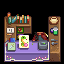

Rendered tile map (Tiled .tmx) drawn with the repository's tilesets; below, a short description and the full map source, tile grids included:
An orthogonal 4x4 tile map with 16x16 px tiles, 5 tile layers (Back, Buildings, Paths, Front, ...) and 5 objects (5x TileData).

<map version="1.2" tiledversion="1.3.1" orientation="orthogonal" renderorder="right-down" compressionlevel="0" width="4" height="4" tilewidth="16" tileheight="16" infinite="0" nextlayerid="18" nextobjectid="22">
 <tileset firstgid="1" name="spring_recipes" tilewidth="16" tileheight="16" tilecount="44" columns="4">
  <image source="spring_recipes_Sat.png" width="64" height="176" />
  <tile id="16">
   <animation>
    <frame tileid="6" duration="100" />
    <frame tileid="6" duration="100" />
    <frame tileid="6" duration="100" />
    <frame tileid="6" duration="100" />
    <frame tileid="6" duration="100" />
    <frame tileid="6" duration="100" />
    <frame tileid="6" duration="100" />
    <frame tileid="6" duration="100" />
    <frame tileid="6" duration="100" />
    <frame tileid="6" duration="100" />
    <frame tileid="6" duration="100" />
    <frame tileid="6" duration="100" />
    <frame tileid="6" duration="100" />
    <frame tileid="6" duration="100" />
    <frame tileid="6" duration="100" />
    <frame tileid="6" duration="100" />
    <frame tileid="6" duration="100" />
    <frame tileid="6" duration="100" />
    <frame tileid="6" duration="100" />
    <frame tileid="6" duration="100" />
    <frame tileid="18" duration="100" />
    <frame tileid="19" duration="100" />
    <frame tileid="19" duration="100" />
    <frame tileid="18" duration="100" />
    <frame tileid="6" duration="100" />
    <frame tileid="6" duration="100" />
    <frame tileid="6" duration="100" />
    <frame tileid="6" duration="100" />
    <frame tileid="6" duration="100" />
    <frame tileid="6" duration="100" />
    <frame tileid="6" duration="100" />
    <frame tileid="6" duration="100" />
    <frame tileid="6" duration="100" />
    <frame tileid="6" duration="100" />
    <frame tileid="6" duration="100" />
    <frame tileid="6" duration="100" />
    <frame tileid="6" duration="100" />
    <frame tileid="6" duration="100" />
    <frame tileid="6" duration="100" />
    <frame tileid="6" duration="100" />
    <frame tileid="6" duration="100" />
    <frame tileid="6" duration="100" />
    <frame tileid="6" duration="100" />
    <frame tileid="6" duration="100" />
    <frame tileid="18" duration="100" />
    <frame tileid="18" duration="100" />
    <frame tileid="6" duration="100" />
    <frame tileid="6" duration="100" />
    <frame tileid="6" duration="100" />
    <frame tileid="6" duration="100" />
    <frame tileid="6" duration="100" />
    <frame tileid="6" duration="100" />
    <frame tileid="6" duration="100" />
    <frame tileid="6" duration="100" />
    <frame tileid="6" duration="100" />
    <frame tileid="6" duration="100" />
    <frame tileid="6" duration="100" />
    <frame tileid="6" duration="100" />
    <frame tileid="6" duration="100" />
    <frame tileid="6" duration="100" />
    <frame tileid="6" duration="100" />
    <frame tileid="6" duration="100" />
    <frame tileid="6" duration="100" />
    <frame tileid="6" duration="100" />
    <frame tileid="6" duration="100" />
    <frame tileid="6" duration="100" />
    <frame tileid="18" duration="100" />
    <frame tileid="19" duration="100" />
    <frame tileid="19" duration="100" />
    <frame tileid="18" duration="100" />
    <frame tileid="19" duration="100" />
    <frame tileid="19" duration="100" />
    <frame tileid="18" duration="100" />
    <frame tileid="6" duration="100" />
    <frame tileid="6" duration="100" />
    <frame tileid="6" duration="100" />
    <frame tileid="6" duration="100" />
    <frame tileid="6" duration="100" />
    <frame tileid="6" duration="100" />
    <frame tileid="6" duration="100" />
    <frame tileid="6" duration="100" />
    <frame tileid="6" duration="100" />
    <frame tileid="6" duration="100" />
    <frame tileid="6" duration="100" />
   </animation>
  </tile>
  <tile id="17">
   <animation>
    <frame tileid="9" duration="85" />
    <frame tileid="9" duration="85" />
    <frame tileid="9" duration="85" />
    <frame tileid="9" duration="85" />
    <frame tileid="9" duration="85" />
    <frame tileid="9" duration="85" />
    <frame tileid="9" duration="85" />
    <frame tileid="9" duration="85" />
    <frame tileid="9" duration="85" />
    <frame tileid="9" duration="85" />
    <frame tileid="9" duration="85" />
    <frame tileid="9" duration="85" />
    <frame tileid="9" duration="85" />
    <frame tileid="9" duration="85" />
    <frame tileid="9" duration="85" />
    <frame tileid="9" duration="85" />
    <frame tileid="9" duration="85" />
    <frame tileid="9" duration="85" />
    <frame tileid="9" duration="85" />
    <frame tileid="9" duration="85" />
    <frame tileid="9" duration="85" />
    <frame tileid="9" duration="85" />
    <frame tileid="9" duration="85" />
    <frame tileid="9" duration="85" />
    <frame tileid="9" duration="85" />
    <frame tileid="9" duration="85" />
    <frame tileid="9" duration="85" />
    <frame tileid="9" duration="85" />
    <frame tileid="9" duration="85" />
    <frame tileid="9" duration="85" />
    <frame tileid="9" duration="85" />
    <frame tileid="9" duration="85" />
    <frame tileid="9" duration="85" />
    <frame tileid="9" duration="85" />
    <frame tileid="9" duration="85" />
    <frame tileid="20" duration="85" />
    <frame tileid="21" duration="85" />
    <frame tileid="22" duration="85" />
    <frame tileid="24" duration="85" />
    <frame tileid="26" duration="85" />
    <frame tileid="26" duration="85" />
    <frame tileid="32" duration="85" />
    <frame tileid="32" duration="85" />
    <frame tileid="32" duration="85" />
    <frame tileid="32" duration="85" />
    <frame tileid="32" duration="85" />
    <frame tileid="32" duration="85" />
    <frame tileid="32" duration="85" />
    <frame tileid="32" duration="85" />
    <frame tileid="32" duration="85" />
    <frame tileid="32" duration="85" />
    <frame tileid="32" duration="85" />
    <frame tileid="32" duration="85" />
    <frame tileid="32" duration="85" />
    <frame tileid="32" duration="85" />
    <frame tileid="32" duration="85" />
    <frame tileid="32" duration="85" />
    <frame tileid="32" duration="85" />
    <frame tileid="32" duration="85" />
    <frame tileid="32" duration="85" />
    <frame tileid="24" duration="85" />
    <frame tileid="22" duration="85" />
    <frame tileid="21" duration="85" />
    <frame tileid="20" duration="85" />
    <frame tileid="9" duration="85" />
    <frame tileid="9" duration="85" />
    <frame tileid="9" duration="85" />
    <frame tileid="9" duration="85" />
    <frame tileid="9" duration="85" />
    <frame tileid="9" duration="85" />
    <frame tileid="9" duration="85" />
    <frame tileid="9" duration="85" />
    <frame tileid="9" duration="85" />
    <frame tileid="9" duration="85" />
    <frame tileid="9" duration="85" />
    <frame tileid="9" duration="85" />
    <frame tileid="9" duration="85" />
    <frame tileid="9" duration="85" />
    <frame tileid="9" duration="85" />
    <frame tileid="9" duration="85" />
    <frame tileid="9" duration="85" />
    <frame tileid="9" duration="85" />
    <frame tileid="9" duration="85" />
    <frame tileid="9" duration="85" />
    <frame tileid="9" duration="85" />
    <frame tileid="9" duration="85" />
    <frame tileid="9" duration="85" />
    <frame tileid="9" duration="85" />
    <frame tileid="9" duration="85" />
    <frame tileid="9" duration="85" />
    <frame tileid="9" duration="85" />
    <frame tileid="9" duration="85" />
    <frame tileid="9" duration="85" />
    <frame tileid="9" duration="85" />
    <frame tileid="9" duration="85" />
    <frame tileid="9" duration="85" />
    <frame tileid="9" duration="85" />
    <frame tileid="9" duration="85" />
    <frame tileid="9" duration="85" />
    <frame tileid="9" duration="85" />
   </animation>
  </tile>
  <tile id="25">
   <animation>
    <frame tileid="42" duration="85" />
    <frame tileid="42" duration="85" />
    <frame tileid="42" duration="85" />
    <frame tileid="42" duration="85" />
    <frame tileid="42" duration="85" />
    <frame tileid="42" duration="85" />
    <frame tileid="42" duration="85" />
    <frame tileid="42" duration="85" />
    <frame tileid="42" duration="85" />
    <frame tileid="42" duration="85" />
    <frame tileid="42" duration="85" />
    <frame tileid="42" duration="85" />
    <frame tileid="42" duration="85" />
    <frame tileid="42" duration="85" />
    <frame tileid="42" duration="85" />
    <frame tileid="42" duration="85" />
    <frame tileid="42" duration="85" />
    <frame tileid="42" duration="85" />
    <frame tileid="42" duration="85" />
    <frame tileid="42" duration="85" />
    <frame tileid="42" duration="85" />
    <frame tileid="42" duration="85" />
    <frame tileid="42" duration="85" />
    <frame tileid="42" duration="85" />
    <frame tileid="42" duration="85" />
    <frame tileid="42" duration="85" />
    <frame tileid="42" duration="85" />
    <frame tileid="42" duration="85" />
    <frame tileid="42" duration="85" />
    <frame tileid="42" duration="85" />
    <frame tileid="42" duration="85" />
    <frame tileid="42" duration="85" />
    <frame tileid="42" duration="85" />
    <frame tileid="42" duration="85" />
    <frame tileid="16" duration="85" />
    <frame tileid="16" duration="85" />
    <frame tileid="16" duration="85" />
    <frame tileid="16" duration="85" />
    <frame tileid="25" duration="85" />
    <frame tileid="23" duration="85" />
    <frame tileid="27" duration="85" />
    <frame tileid="29" duration="85" />
    <frame tileid="31" duration="85" />
    <frame tileid="33" duration="85" />
    <frame tileid="31" duration="85" />
    <frame tileid="29" duration="85" />
    <frame tileid="35" duration="85" />
    <frame tileid="37" duration="85" />
    <frame tileid="35" duration="85" />
    <frame tileid="39" duration="85" />
    <frame tileid="35" duration="85" />
    <frame tileid="41" duration="85" />
    <frame tileid="27" duration="85" />
    <frame tileid="29" duration="85" />
    <frame tileid="31" duration="85" />
    <frame tileid="33" duration="85" />
    <frame tileid="31" duration="85" />
    <frame tileid="29" duration="85" />
    <frame tileid="27" duration="85" />
    <frame tileid="23" duration="85" />
    <frame tileid="25" duration="85" />
    <frame tileid="17" duration="85" />
    <frame tileid="17" duration="85" />
    <frame tileid="17" duration="85" />
    <frame tileid="42" duration="85" />
    <frame tileid="42" duration="85" />
    <frame tileid="42" duration="85" />
    <frame tileid="42" duration="85" />
    <frame tileid="42" duration="85" />
    <frame tileid="42" duration="85" />
    <frame tileid="42" duration="85" />
    <frame tileid="42" duration="85" />
    <frame tileid="42" duration="85" />
    <frame tileid="42" duration="85" />
    <frame tileid="42" duration="85" />
    <frame tileid="42" duration="85" />
    <frame tileid="42" duration="85" />
    <frame tileid="42" duration="85" />
    <frame tileid="42" duration="85" />
    <frame tileid="42" duration="85" />
    <frame tileid="42" duration="85" />
    <frame tileid="42" duration="85" />
    <frame tileid="42" duration="85" />
    <frame tileid="42" duration="85" />
    <frame tileid="42" duration="85" />
    <frame tileid="42" duration="85" />
    <frame tileid="42" duration="85" />
    <frame tileid="42" duration="85" />
    <frame tileid="42" duration="85" />
    <frame tileid="42" duration="85" />
    <frame tileid="42" duration="85" />
    <frame tileid="42" duration="85" />
    <frame tileid="42" duration="85" />
    <frame tileid="42" duration="85" />
    <frame tileid="42" duration="85" />
    <frame tileid="42" duration="85" />
    <frame tileid="42" duration="85" />
    <frame tileid="17" duration="85" />
    <frame tileid="42" duration="85" />
    <frame tileid="42" duration="85" />
   </animation>
  </tile>
 </tileset>
 <layer id="11" name="Back" width="4" height="4">
  <data encoding="csv">
0,0,0,0,
0,0,0,0,
0,0,0,0,
0,0,0,0
</data>
 </layer>
 <objectgroup id="2" name="Back" />
 <layer id="12" name="Buildings" width="4" height="4">
  <data encoding="csv">
0,0,0,0,
5,6,0,8,
9,10,11,12,
13,14,15,16
</data>
 </layer>
 <objectgroup id="8" name="Buildings">
  <object id="13" name="TileData" x="32" y="48" width="16" height="16">
   <properties>
    <property name="Action" value="" />
    <property name="Shop" value="RecipeShopSat" />
   </properties>
  </object>
  <object id="14" name="TileData" x="16" y="48" width="16" height="16">
   <properties>
    <property name="Action" value="Message Nasira.3" />
   </properties>
  </object>
  <object id="19" name="TileData" x="0" y="48" width="16" height="16">
   <properties>
    <property name="Action" value="Message Nasira.4" />
   </properties>
  </object>
  <object id="20" name="TileData" x="48" y="16" width="16" height="16">
   <properties>
    <property name="Action" value="Message Nasira.2" />
   </properties>
  </object>
  <object id="21" name="TileData" x="0" y="32" width="16" height="16">
   <properties>
    <property name="Action" value="Message Nasira.1" />
   </properties>
  </object>
 </objectgroup>
 <layer id="13" name="Paths" width="4" height="4">
  <data encoding="csv">
0,0,0,0,
0,0,0,0,
0,0,0,0,
0,0,0,0
</data>
 </layer>
 <objectgroup id="6" name="Paths" locked="1" />
 <layer id="14" name="Front" width="4" height="4">
  <data encoding="csv">
1,2,0,0,
0,0,17,0,
0,18,26,0,
0,0,0,0
</data>
 </layer>
 <objectgroup id="4" name="Front" />
 <layer id="15" name="AlwaysFront" width="4" height="4">
  <data encoding="csv">
0,0,0,0,
0,0,0,0,
0,0,0,0,
0,0,0,0
</data>
 </layer>
 <objectgroup id="10" name="AlwaysFront" />
</map>
